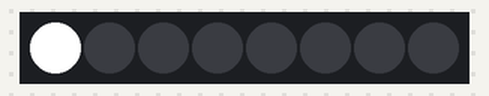
This program was run on a simulated ESP32 board running MicroPython. Parts: 8 RGB LEDs in strip order, left to right. At 2.6 s the program stops and its outputs stay as they are.

Above: at 0.15 s.
At 2.3 s:
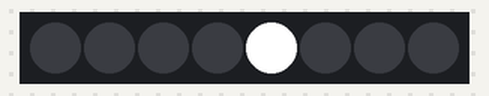
Timing chart, 0 to 4.1 s (numbered marks = the images above):
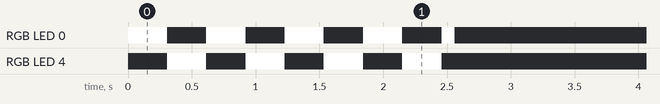

The program:

neopixel3.py
```python
from machine import Pin
from neopixel import NeoPixel
from time import sleep_ms

np = NeoPixel(Pin(14), 8)
n = np.n

for i in range(100):
    for j in range(n):
        np[j] = (0, 0, 0)
    np[i % n] = (255, 255, 255)
    np.write()
    sleep_ms(25)

for i in range(8):
    np[i] = (0, 0, 0)
np.write()
```

Measured:
- by itself, RGB LED 0: goes 4 × (RGB(255, 255, 255) 0.31 s, off 0.31 s), RGB(255, 255, 255) 0.10 s, then off
- by itself, RGB LED 4: alternates RGB(255, 255, 255) for 0.31 s and off for 0.31 s, 8 changes in all, then stays off
